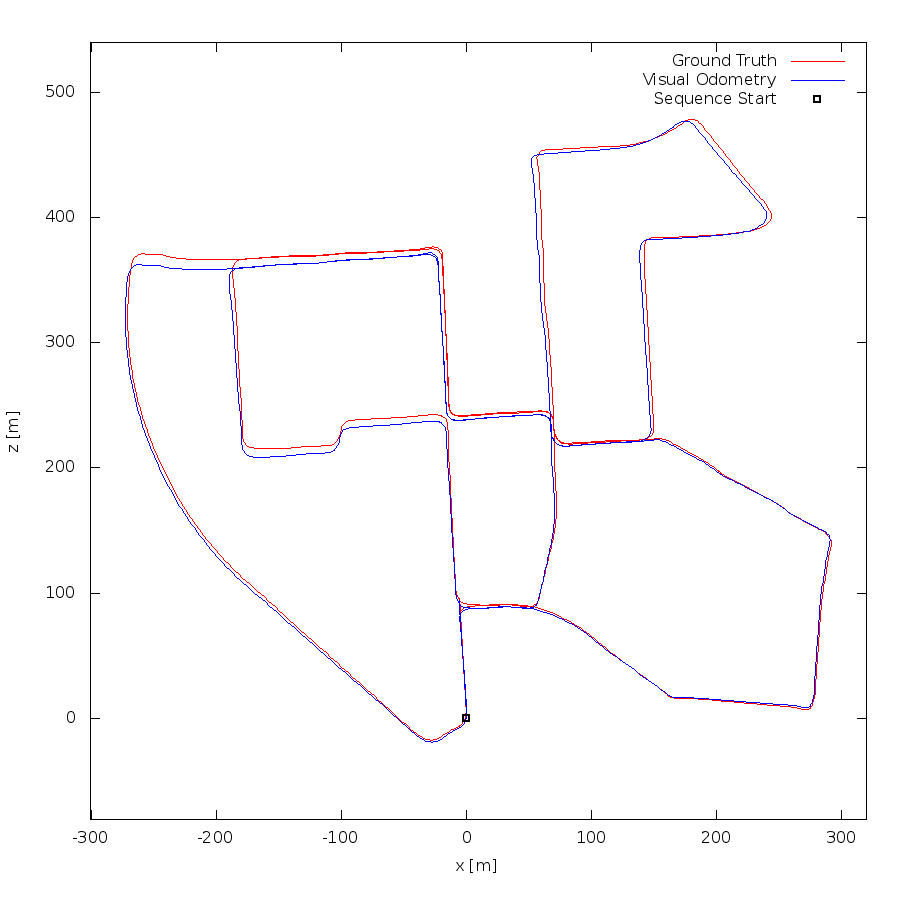

The script that drew this image:
set term postscript eps enhanced color
set output "00.eps"
set size ratio -1
set xrange [-301:320]
set yrange [-81:540]
set xlabel "x [m]"
set ylabel "z [m]"
plot "00.txt" using 1:2 lc rgb "#FF0000" title 'Ground Truth' w lines,"00.txt" using 3:4 lc rgb "#0000FF" title 'Visual Odometry' w lines,"< head -1 00.txt" using 1:2 lc rgb "#000000" pt 4 ps 1 lw 2 title 'Sequence Start' w points
